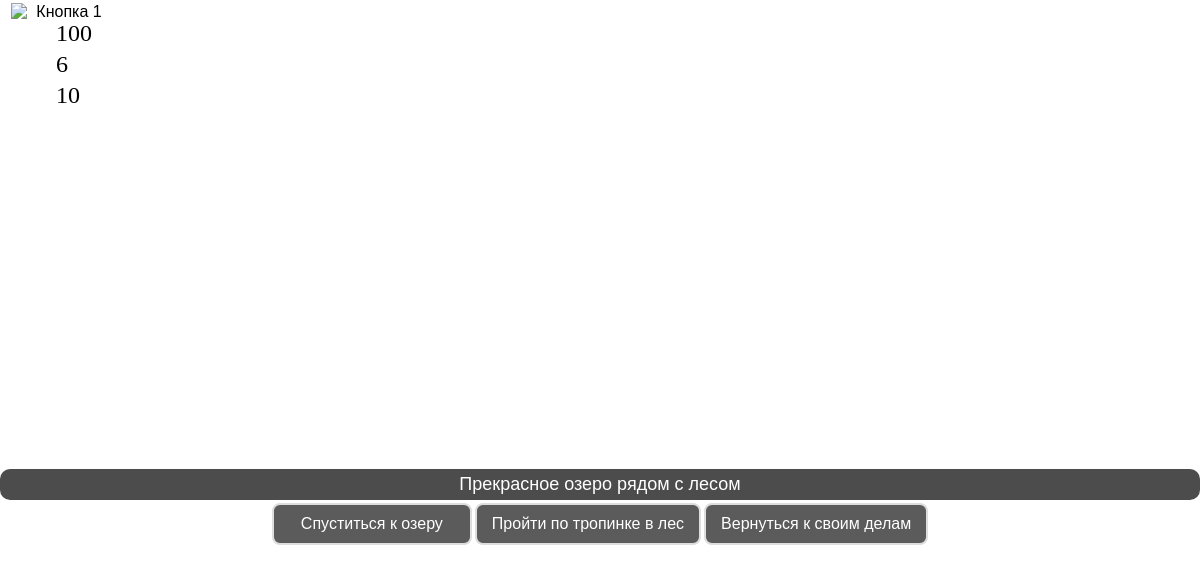
/fisher/scene/1/ (signed in), run on an earlier commit of the app's database.
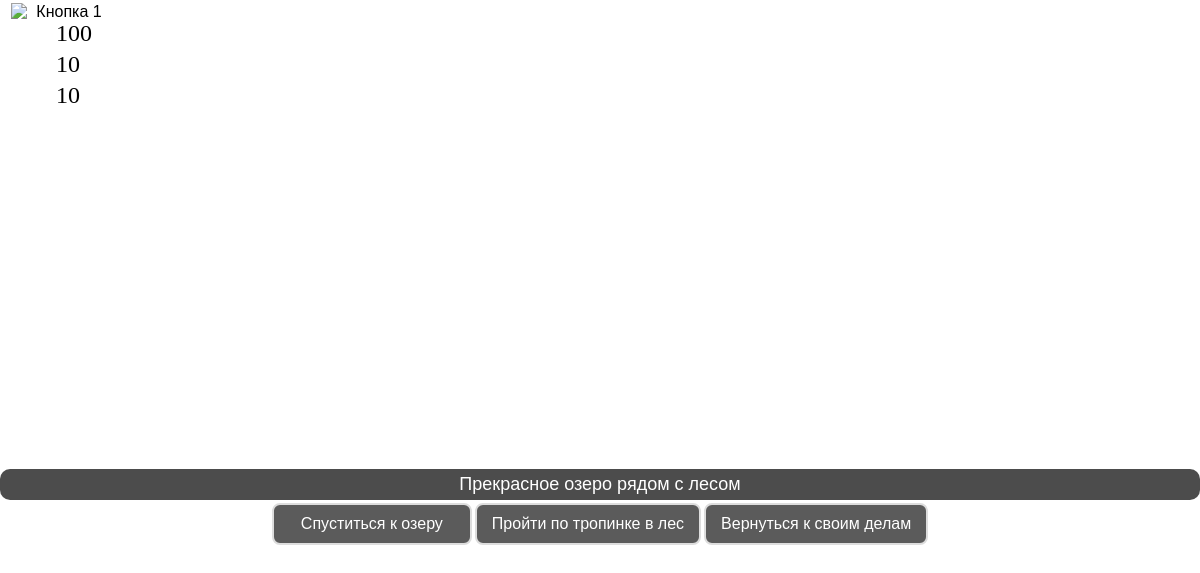
And on a later commit of the database.
### play/models.py (models this page shows, shortened)
class status(models.Model):
    status_HP = models.IntegerField(
        default=100,
        validators=[django.core.validators.MaxValueValidator(100)],
        null=True,
        blank=True,
    )
    user = models.OneToOneField(
        User,
        on_delete=models.CASCADE,
        related_name='game_status',
        primary_key=True  # Делаем user primary key
    )
    status_Money = models.IntegerField(default=50, null=True, blank=True)
    status_Loyalty = models.IntegerField(
        default=0,
        validators=[django.core.validators.MaxValueValidator(100)],
        null=True,
        blank=True
    )
    status_Herbs = models.IntegerField(default=0)
    status_Samogon = models.IntegerField(default=0)
    status_Poison = models.IntegerField(default=0)
    status_Fish = models.IntegerField(default=0)
    status_Jewelry = models.IntegerField(default=0)
    status_Harvest = models.IntegerField(default=0)
    @classmethod
    def get_default_status(cls, user):
        obj, created = cls.objects.get_or_create(user=user)
        if created:
            obj.reset()
        return obj
    class Meta:
        verbose_name_plural = "statuses"

### quest/views.py (the view, shortened to what this page needs)
# urls.py: path('scene/<int:scene_id>/', views.scene, name='scene'),
@login_required
@never_cache
def scene(request, scene_id):
    referer = request.META.get('HTTP_REFERER', '')
    current_scene_id = request.session.get('current_scene_id')
    is_legal = (
            current_scene_id is None or
            'make_choice' in referer or
            f'scene/{scene_id}' in referer or
            'quest:scene' in referer or
            request.session.get('is_redirecting', False)  # Флаг редиректа
    )
    if not is_legal and current_scene_id != scene_id:
        return redirect('cheat_protection:cheat_warning')
    request.session['is_redirecting'] = False
    request.session['current_scene_id'] = scene_id
    request.session['last_valid_scene'] = scene_id
    player_status = status.get_default_status(request.user)
    death_type = check_death_conditions(player_status)
    if death_type:
        request.session.pop('current_scene_id', None)
        request.session.pop('last_valid_scene', None)
        return redirect(f'death:{death_type}')
    scene = get_object_or_404(Scene, id=scene_id)
    try:
        initial_scene = Scene.objects.get(is_initial=True)
    except Scene.DoesNotExist:
        initial_scene = Scene.objects.first()
    game_state, created = GameState.objects.get_or_create(
        user=request.user,
        defaults={'flags': {}, 'current_scene': initial_scene}
    )
    if not check_conditions(game_state.flags, player_status, scene.required_flags, scene.required_items):
        scene_blocked_message = scene.description_stop.get('text', 'Эта сцена пока недоступна')
        messages.error(request, scene_blocked_message)
        request.session['is_redirecting'] = True
        return redirect('quest:scene', scene_id=game_state.current_scene.id)
    game_state.flags.update(scene.set_flags)
    game_state.current_scene = scene
    game_state.save()
    available_choices = []
    blocked_choices = []
    for choice in scene.choices.all():
        if check_conditions(game_state.flags, player_status, choice.required_flags, choice.required_items):
            available_choices.append(choice)
        else:
            blocked_choices.append({
                'choice': choice,
                'description': choice.description_stop.get('text', 'Это действие пока недоступна')
            })
    response = render(request, 'quest/quest_fisher.html', {
        'scene': scene,
        'choices': available_choices,
        'blocked_choices': blocked_choices,
        'game_state': game_state,
        'player_status': player_status,
    })
    response['Cache-Control'] = 'no-cache, no-store, must-revalidate'
    response['Pragma'] = 'no-cache'
    response['Expires'] = '0'
    return response

### play/context_processors.py (called while the page is built)
def user_date(request):
    context = {}
    if request.user.is_authenticated:
        user_date, created = UserDate.objects.get_or_create(user=request.user)
        context['user_date'] = user_date
        context['season'] = user_date.get_season()
    return context

### play/models.py (called while the page is built)
    def get_season(self):
        month = self.current_date.month
        if month in [10, 11, 12, 1, 2, 3]:
            return 'winter_time'
        return 'summer_time'

### quest/views.py (called while the page is built)
def check_conditions(player_flags, player_status, required_flags, required_items):
    for key, value in required_flags.items():
        if key not in player_flags or player_flags[key] != value:
            return False
    for item, required_count in required_items.items():
        current_count = getattr(player_status, f"status_{item}", 0)
        if current_count < required_count:
            return False
    return True

def check_death_conditions(player_status):
    if player_status.status_HP <= 0:
        return 'death'
    elif player_status.status_Money <= 0:
        return 'bankrot'
    elif player_status.status_Loyalty <= 0:
        return 'loyalty'
    return None

### quest/templates/quest/quest_fisher.html (shortened to what this page needs)
<!DOCTYPE html>
<html lang="ru">
<head>
</head>
<body>
    <div class="high-panel">
        <div class="button-container-hp">
            <button class="button-image" onclick="window.location.href='{% url 'main' %}'">
                <img src="/static/image/panel/hp.png" alt="Кнопка 1" class="button-image">
            </button>
        </div>
    </div>
    <div class="player-status">
        <p id="hp-display">{{ player_status.status_HP }}</p>
        <p id="money-display">{{ player_status.status_Money }}</p>
        <p id="loyalty-display">{{ player_status.status_Loyalty }}</p>
    </div>
    <div class="scene-container">
        <div class="scene-description">
            {{ scene.description }}
        </div>
        <div class="choices-container">
            {% for choice in choices %}
                <form method="POST" action="{% url 'quest:make_choice' %}" style="display: inline;">
                    <button type="submit" class="choice-button">
                        {{ choice.text }}
                    </button>
                </form>
            {% endfor %}
        </div>
    </div>
</body>
</html>

What changed in the data, as far as the page shows it:
changed status: status_Money "6" → "10"
